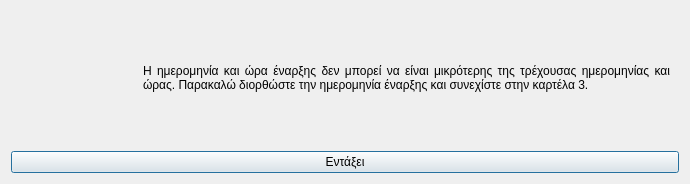
<?xml version="1.0" encoding="UTF-8"?>
<ui version="4.0">
 <class>Dialog</class>
 <widget class="QDialog" name="Dialog">
  <property name="geometry">
   <rect>
    <x>0</x>
    <y>0</y>
    <width>690</width>
    <height>184</height>
   </rect>
  </property>
  <property name="windowTitle">
   <string>Λάθος ημερομηνία έναρξης</string>
  </property>
  <property name="windowIcon">
   <iconset resource="../../../../icons.qrc">
    <normaloff>:/rest-windows/assets/images/rest-windows/information.png</normaloff>:/rest-windows/assets/images/rest-windows/information.png</iconset>
  </property>
  <layout class="QGridLayout" name="gridLayout">
   <item row="0" column="0">
    <widget class="QFrame" name="frame">
     <property name="styleSheet">
      <string notr="true">QFrame{border:0px;}</string>
     </property>
     <property name="frameShape">
      <enum>QFrame::StyledPanel</enum>
     </property>
     <property name="frameShadow">
      <enum>QFrame::Raised</enum>
     </property>
     <layout class="QHBoxLayout" name="horizontalLayout">
      <item>
       <widget class="QLabel" name="image_label">
        <property name="maximumSize">
         <size>
          <width>117</width>
          <height>117</height>
         </size>
        </property>
        <property name="text">
         <string/>
        </property>
        <property name="pixmap">
         <pixmap resource="../../../../icons.qrc">:/rest-windows/assets/images/rest-windows/information.png</pixmap>
        </property>
        <property name="scaledContents">
         <bool>true</bool>
        </property>
       </widget>
      </item>
      <item>
       <widget class="QLabel" name="label">
        <property name="text">
         <string>Η ημερομηνία και ώρα έναρξης δεν μπορεί να είναι μικρότερης της τρέχουσας ημερομηνίας και ώρας. Παρακαλώ διορθώστε την ημερομηνία έναρξης και συνεχίστε στην καρτέλα 3.</string>
        </property>
        <property name="alignment">
         <set>Qt::AlignJustify|Qt::AlignVCenter</set>
        </property>
        <property name="wordWrap">
         <bool>true</bool>
        </property>
       </widget>
      </item>
     </layout>
    </widget>
   </item>
   <item row="1" column="0">
    <widget class="QPushButton" name="ok">
     <property name="text">
      <string>Εντάξει</string>
     </property>
     <property name="icon">
      <iconset resource="../../../../icons.qrc">
       <normaloff>:/rest-windows/assets/images/rest-windows/ok.png</normaloff>:/rest-windows/assets/images/rest-windows/ok.png</iconset>
     </property>
    </widget>
   </item>
  </layout>
 </widget>
 <tabstops>
  <tabstop>ok</tabstop>
 </tabstops>
 <resources>
  <include location="../../../../icons.qrc"/>
  <include location="../../../../icons.qrc"/>
  <include location="../../../../icons.qrc"/>
  <include location="../../../../icons.qrc"/>
  <include location="../../../../icons.qrc"/>
 </resources>
 <connections/>
</ui>
